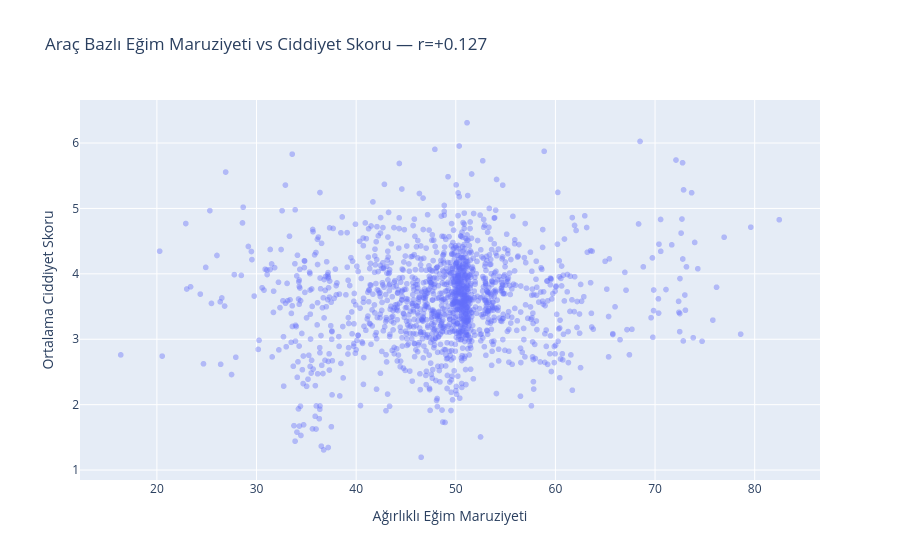

Source (notebook cell):
### Code cell
# ── HÜCRE B: Araç Bazında GZE Maruziyeti ─────────────────────────────
# Hedef değişken: ciddiyet_skoru (kanıtlanmış, testleri yapılmış)

print('Veri yükleniyor...')
arac_hatlar = pd.read_csv('../panel_data/temiz_veri/arac_gunluk_hatlar.csv')
ariza_model = pd.read_csv('../panel_data/temiz_veri/ariza_model.csv')
print(f'arac_gunluk_hatlar: {len(arac_hatlar):,} | ariza_model: {len(ariza_model):,}')

# 1. Hat → GZE join
egim_hat = hat_gze_temiz[['HATKODU','egim_puan','viraj_puan_temiz','gze_temiz']].copy()
arac_hatlar_gze = arac_hatlar.merge(egim_hat, on='HATKODU', how='left')
print(f'Eşleşen kayıt: {arac_hatlar_gze["egim_puan"].notna().sum():,} / {len(arac_hatlar_gze):,}')

SEFER_KOL = [c for c in arac_hatlar.columns if 'SEFER' in c.upper()][0]

# 2. Araç başına ağırlıklı eğim maruziyeti
arac_maruziyet = (
    arac_hatlar_gze.dropna(subset=['egim_puan'])
    .groupby('KAPINO')
    .apply(lambda g: pd.Series({
        'egim_maruziyet':  np.average(g['egim_puan'],        weights=g[SEFER_KOL].clip(lower=0.01)),
        'viraj_maruziyet': np.average(g['viraj_puan_temiz'], weights=g[SEFER_KOL].clip(lower=0.01)),
        'gze_maruziyet':   np.average(g['gze_temiz'],        weights=g[SEFER_KOL].clip(lower=0.01)),
        'toplam_sefer':    g[SEFER_KOL].sum(),
        'farkli_hat':      g['HATKODU'].nunique(),
    }), include_groups=False)
    .reset_index()
)
print(f'Araç maruziyet profili: {len(arac_maruziyet):,} araç')

# 3. Araç başına ciddiyet skoru — ariza_model.csv
arac_skor = ariza_model.groupby('KAPINO').agg(
    toplam_ariza = ('KAPINO',         'count'),
    ort_skor     = ('ciddiyet_skoru', 'mean'),
).reset_index()
print(f'Arıza profili: {len(arac_skor):,} araç')

# 4. Join + filtre
arac_final = arac_maruziyet.merge(arac_skor, on='KAPINO', how='inner')
arac_final = arac_final[arac_final['toplam_ariza'] >= 5]
print(f'Analiz seti (min 5 arıza): {len(arac_final):,} araç')

# 5. KORELASYON
print(f'\n=== ARAÇ BAZINDA KORELASYON (hedef: ciddiyet_skoru) ===')
print(f'{"Metrik":22s}  ort_skor')
for m in ['egim_maruziyet', 'viraj_maruziyet', 'gze_maruziyet']:
    r = arac_final[m].corr(arac_final['ort_skor'])
    print(f'{m:22s}: r={r:+.3f}')

r_hat  = hat_test_a['egim_puan'].corr(hat_test_a['ciddi_oran'])
r_arac = arac_final['egim_maruziyet'].corr(arac_final['ort_skor'])

print(f'\n=== HAT vs ARAÇ BAZLI ===')
print(f'Hat bazlı  egim_puan  ↔ ciddi_oran(eski):  r={r_hat:+.3f}  (n={len(hat_test_a)} hat)')
print(f'Araç bazlı egim_maruz ↔ ort_skor(yeni):    r={r_arac:+.3f}  (n={len(arac_final)} araç)')

if abs(r_arac) > abs(r_hat):
    print(f'Arac bazli sinyal hat bazlidan {abs(r_arac)/max(abs(r_hat),0.001):.1f}x daha buyuk.')
else:
    print(f'Arac bazli sinyal hat bazliyi gecmedi (|r|: hat={abs(r_hat):.3f}, arac={abs(r_arac):.3f}).')
    print('Sebep bu hucrede belirlenemiyor; Hucre C/F ile beraber yorumlanmali.')


# 6. Scatter
fig = px.scatter(
    arac_final.sample(min(1500, len(arac_final)), random_state=42),
    x='egim_maruziyet', y='ort_skor',
    hover_data=['KAPINO', 'toplam_ariza', 'farkli_hat'],
    opacity=0.4,
    labels={'egim_maruziyet': 'Ağırlıklı Eğim Maruziyeti', 'ort_skor': 'Ortalama Ciddiyet Skoru'},
    title=f'Araç Bazlı Eğim Maruziyeti vs Ciddiyet Skoru — r={r_arac:+.3f}'
)
fig.show()

# 7. Bant özeti
arac_final['egim_bant'] = pd.cut(
    arac_final['egim_maruziyet'],
    bins=[0, 20, 35, 50, 100],
    labels=['Düşük (<20)', 'Orta (20-35)', 'Yüksek (35-50)', 'Çok Yüksek (50+)']
)
bant_arac = arac_final.groupby('egim_bant', observed=False).agg(
    arac_sayisi = ('KAPINO',         'count'),
    ort_skor    = ('ort_skor',       'mean'),
).round(3)
print(f'\n=== BANT BAZLI ÖZET ===')
print(bant_arac.to_string())

### Figure 1 — Plotly figure (JSON) as saved in the notebook; plotly's stock layout.template omitted (floating-point values rounded to 4 significant figures; data arrays with more than 128 entries replaced by an {"elided": "..."} marker saying what was removed)
{"data": [{"customdata": {"elided": "1500x3 mixed values"}, "hovertemplate": "Ağırlıklı Eğim Maruziyeti=%{x}<br>Ortalama Ciddiyet Skoru=%{y}<br>KAPINO=%{customdata[0]}<br>toplam_ariza=%{customdata[1]}<br>farkli_hat=%{customdata[2]}<extra></extra>", "legendgroup": "", "marker": {"color": "#636efa", "opacity": 0.4, "symbol": "circle"}, "mode": "markers", "name": "", "showlegend": false, "type": "scattergl", "x": {"elided": "1500 float values"}, "xaxis": "x", "y": {"elided": "1500 float values"}, "yaxis": "y"}], "layout": {"legend": {"tracegroupgap": 0}, "title": {"text": "Araç Bazlı Eğim Maruziyeti vs Ciddiyet Skoru — r=+0.127"}, "xaxis": {"anchor": "y", "domain": [0, 1], "title": {"text": "Ağırlıklı Eğim Maruziyeti"}}, "yaxis": {"anchor": "x", "domain": [0, 1], "title": {"text": "Ortalama Ciddiyet Skoru"}}}}
